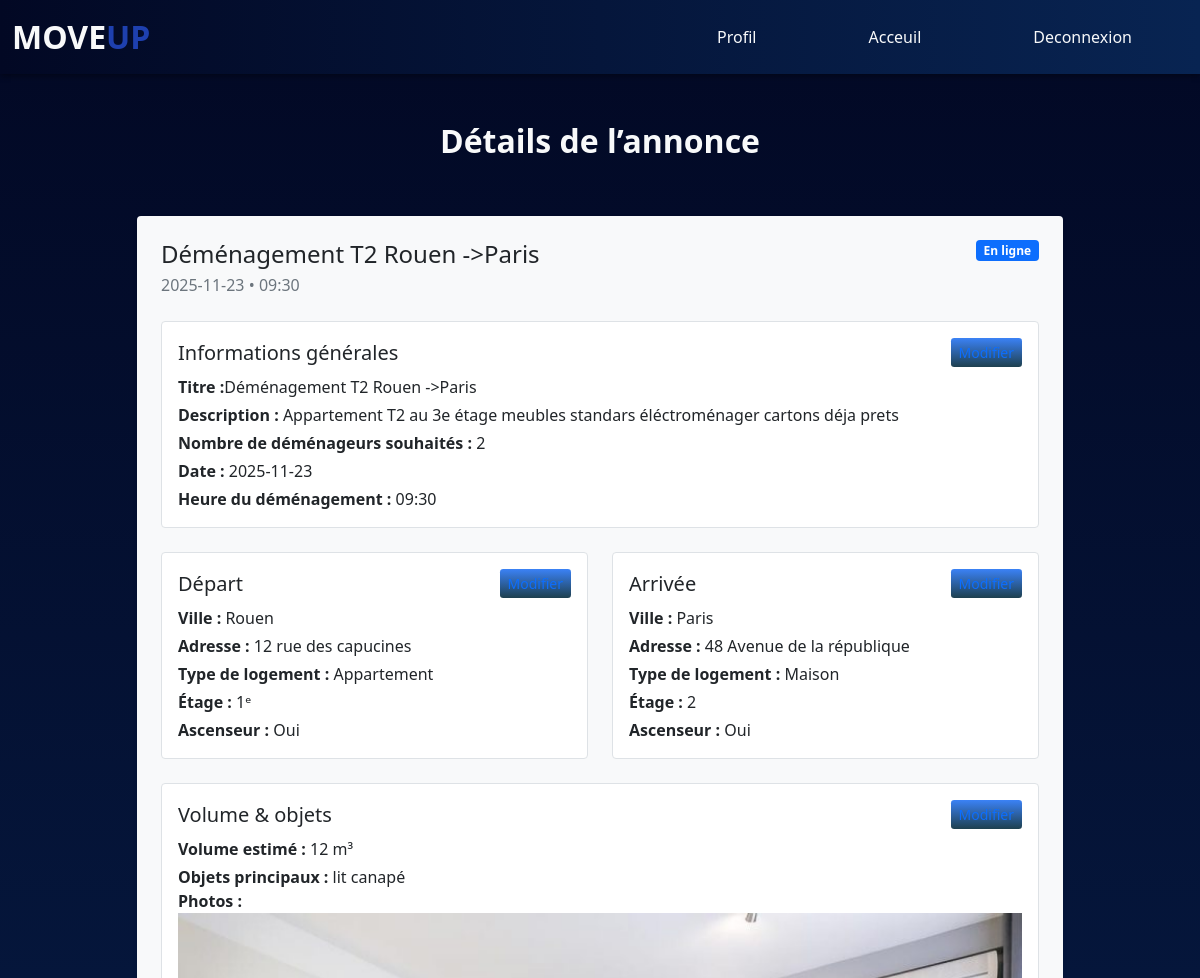
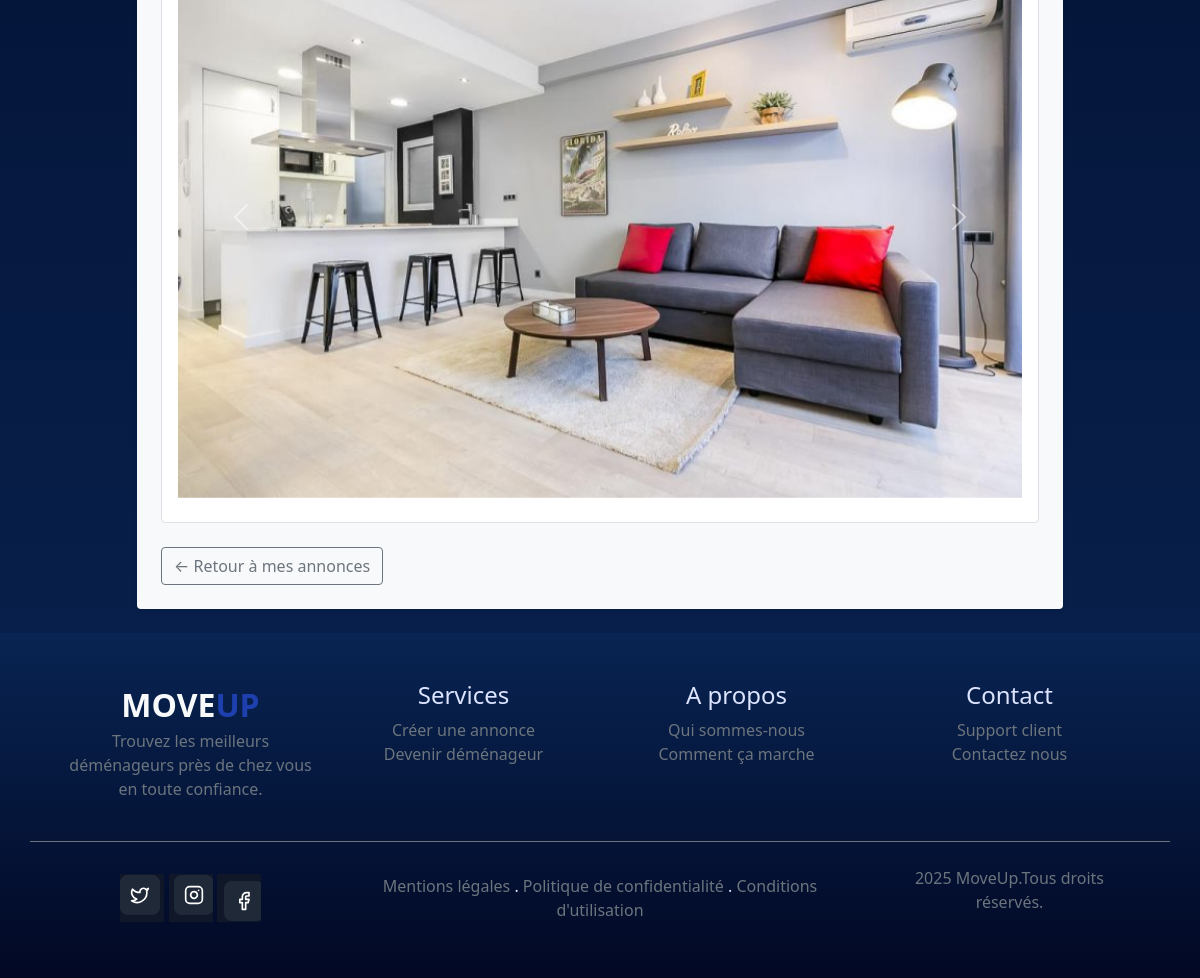
/Client/details_annonce.php (signed in), run on the app's committed database (2 pictures, top to bottom).
### tables this page shows
CREATE TABLE `annonce` (
  `id` int(11) NOT NULL,
  `id_client` int(11) NOT NULL,
  `date_demenagement` date NOT NULL,
  `ville_depart` varchar(250) NOT NULL,
  `ville_arrivee` varchar(250) NOT NULL,
  `volume` float NOT NULL,
  `titreannonce` varchar(250) NOT NULL,
  `ascenseur_arrivee` varchar(255) NOT NULL,
  `description` text NOT NULL,
  `date_creation` date NOT NULL,
  `nombrededemenagement` int(11) NOT NULL,
  `heur` varchar(255) NOT NULL,
  `adresse_depart` varchar(255) NOT NULL,
  `type_logement_arrivee` text NOT NULL,
  `etage_depart` varchar(255) NOT NULL,
  `Ascenseur_depart` varchar(255) NOT NULL,
  `address_arrivee` varchar(255) NOT NULL,
  `type_logement_depart` varchar(255) NOT NULL,
  `etage_arrivee` varchar(11) NOT NULL,
  `objets_principaux` varchar(255) NOT NULL
);

CREATE TABLE `photo` (
  `id` int(11) NOT NULL,
  `id_annonce` int(11) NOT NULL,
  `url` varchar(250) NOT NULL
);

### fonction.php (called while the page is built, shortened)
<?php
include_once 'Visiteur/header.php';
    try
    {
        $pdo= new PDO("mysql:host=localhost;dbname=tableaux","root","root");
        $pdo->setAttribute(PDO::ATTR_ERRMODE, PDO::ERRMODE_SILENT);
    }
    catch(Exception $e)
    {
        die('Erreur : '.$e->getMessage());
    }
function get_annonce()
{
    global $pdo;
    $annonceStatement = $pdo->prepare('select * from annonce');
    $annonceStatement->execute();
    $annonce=$annonceStatement->fetchAll();
    return $annonce;
}
function get_photos()
{
    global $pdo;
    $photoStatement = $pdo->prepare('select * from photo');
    $photoStatement->execute();
    $photo=$photoStatement->fetchAll();
    return $photo;
}
function get_annonces()
{
  $annonces=get_annonce();
  $annoncee=null;
foreach($annonces as $annonce)
          {
            if($annonce['id_client']===$_SESSION['id'])
            {
                 $annoncee=$annonce;
                 break;
            }
          }
          return $annoncee;
}
function get_photo()
{
    $photos = get_photos();
    $result = [];
    foreach ($photos as $photo) {
        if ($photo['id_annonce'] == $_SESSION['id_annonce']) {
            $result[] = $photo;
        }
    }
    return $result;
}
?>

### Client/details_annonce.php (the view, shortened to what this page needs)
<?php
include_once '../Visiteur/header.php';
include_once 'nav1.php';
include_once '../fonction.php';
$annonce=get_annonces();
?>
<body class="background-A">
  <main class="container mt-4">
    <div class="row">
      <h2 class="text-center text-light py-4">Détails de l’annonce</h2>
    </div>
    <div class="row justify-content-center">
      <div class="col-12 col-md-10 col-lg-10">
        <section class="bg-light p-4 rounded shadow-sm mb-4">
          <div class="d-flex justify-content-between align-items-start mb-4">
            <div>
              <h4 class="mb-1"><?php echo($annonce['titreannonce']);?></h4>
              <p class="mb-0 text-muted"></strong> <?php echo($annonce['date_creation']);?> • <?php echo($annonce['heur']);?></p>
            </div>
            <span class="badge bg-primary">En ligne</span>
          </div>
          <div class="mb-4 p-3 border rounded bg-white">
            <div class="d-flex justify-content-between align-items-center mb-2">
              <h5 class="mb-0">Informations générales</h5>
              <a href="creerAnnonce.php?step=1" class="btn btn-sm btn-outline-primary">
                Modifier
              </a>
            </div>
            <p class="mb-1"><strong>Titre :</strong><?php echo($annonce['titreannonce']);?></p>
            <p class="mb-1"><strong>Description :</strong> <?php echo($annonce['description']);?></p>
            <p class="mb-1"><strong>Nombre de déménageurs souhaités :</strong> <?php echo($annonce['nombrededemenagement']);?></p>
            <p class="mb-1"><strong>Date :</strong> </strong> <?php echo($annonce['date_creation']);?></p>
            <p class="mb-0"><strong>Heure du déménagement :</strong> <?php echo($annonce['heur']);?></p>
          </div>
          <div class="row mb-4">
            <div class="col-12 col-md-6 mb-3 mb-md-0">
              <div class="p-3 border rounded bg-white h-100">
                <div class="d-flex justify-content-between align-items-center mb-2">
                  <h5 class="mb-0">Départ</h5>
                  <a href="creerAnnonce.php?step=2" class="btn btn-sm btn-outline-primary">
                    Modifier
                  </a>
                </div>
                <p class="mb-1"><strong>Ville :</strong> <?php echo($annonce['ville_depart']);?></p>
                <p class="mb-1"><strong>Adresse :</strong> <?php echo($annonce['adresse_depart']);?></p>
                <p class="mb-1"><strong>Type de logement :</strong> <?php echo($annonce['type_logement_depart']);?></p>
                <p class="mb-1"><strong>Étage :</strong> <?php echo($annonce['etage_depart']);?>ᵉ</p>
                <p class="mb-0"><strong>Ascenseur :</strong> <?php echo($annonce['Ascenseur_depart']);?></p>
              </div>
            </div>
            <div class="col-12 col-md-6">
              <div class="p-3 border rounded bg-white h-100">
                <div class="d-flex justify-content-between align-items-center mb-2">
                  <h5 class="mb-0">Arrivée</h5>
                  <a href="creerAnnonce.php?step=2" class="btn btn-sm btn-outline-primary">
                    Modifier
                  </a>
                </div>
                <p class="mb-1"><strong>Ville :</strong> <?php echo($annonce['ville_arrivee']);?></p>
                <p class="mb-1"><strong>Adresse :</strong>  <?php echo($annonce['address_arrivee']);?></p>
                <p class="mb-1"><strong>Type de logement :</strong> <?php echo($annonce['type_logement_arrivee']);?></p>
                <p class="mb-1"><strong>Étage :</strong> <?php echo($annonce['etage_arrivee']);?></p>
                <p class="mb-0"><strong>Ascenseur :</strong> <?php echo($annonce['ascenseur_arrivee']);?></p>
              </div>
            </div>
          </div>
          <div class="mb-4 p-3 border rounded bg-white">
            <div class="d-flex justify-content-between align-items-center mb-2">
              <h5 class="mb-0">Volume & objets</h5>
              <a href="creerAnnonce.php?step=3" class="btn btn-sm btn-outline-primary">
                Modifier
              </a>
            </div>
            <p class="mb-1"><strong>Volume estimé :</strong> <?php echo($annonce['volume']);?> m³</p>
            <p class="mb-0"><strong>Objets principaux :</strong> <?php echo($annonce['objets_principaux']);?></p>
            <div class="mb-2">
              <strong>Photos :</strong><br>
              <div id="carouselExampleControls" class="carousel slide" data-bs-ride="carousel">
  <div class="carousel-inner">
 <div class="carousel-inner">
    <?php
    $photos = get_photo();
    $i = 0;
    foreach ($photos as $photo) {
        $active = ($i === 0) ? "active" : "";
        ?>
        <div class="carousel-item <?php echo $active; ?>">
            <img src="<?php echo $photo['url']; ?>" class="d-block w-100" alt="photo">
        </div>
        <?php
        $i++;
    }
    ?>
</div>
  </div>
  <button class="carousel-control-prev" type="button" data-bs-target="#carouselExampleControls" data-bs-slide="prev">
    <span class="carousel-control-prev-icon" aria-hidden="true"></span>
  </button>
  <button class="carousel-control-next" type="button" data-bs-target="#carouselExampleControls" data-bs-slide="next">
    <span class="carousel-control-next-icon" aria-hidden="true"></span>
  </button>
</div>
            </div>
          </div>
          <div class="d-flex justify-content-between">
            <a href="client.php" class="btn btn-outline-secondary">
              ← Retour à mes annonces
            </a>
          </div>
        </section>
      </div>
    </div>
  </main>
</body>
<?php include_once '../Visiteur/footer.php';
?>

### styl.css (style rules this page uses)
.background-A { background: linear-gradient(to bottom, #020824, #082452) !important; }
.btn-outline-primary { background: linear-gradient(to bottom, #3B82F6, #1E404F); border: none; outline: none !important; box-shadow: none !important; }
a { text-decoration: none !important; }
h2 { color: #274690; font-weight: 750; text-align: center; margin-bottom: 2rem; }

### data on the page
annonce: titreannonce "Déménagement T2 Rouen ->Paris", date_creation "2025-11-23", heur "09:30", description "Appartement T2 au 3e étage meubles standars éléctroménager cartons déja prets", nombrededemenagement "2", ville_depart "Rouen", adresse_depart "12 rue des capucines", type_logement_depart "Appartement", etage_depart "1", Ascenseur_depart "Oui", ville_arrivee "Paris", address_arrivee "48 Avenue de la république", type_logement_arrivee "Maison", etage_arrivee "2", ascenseur_arrivee "Oui", volume "12", objets_principaux "lit canapé"
photo: url (picture)
